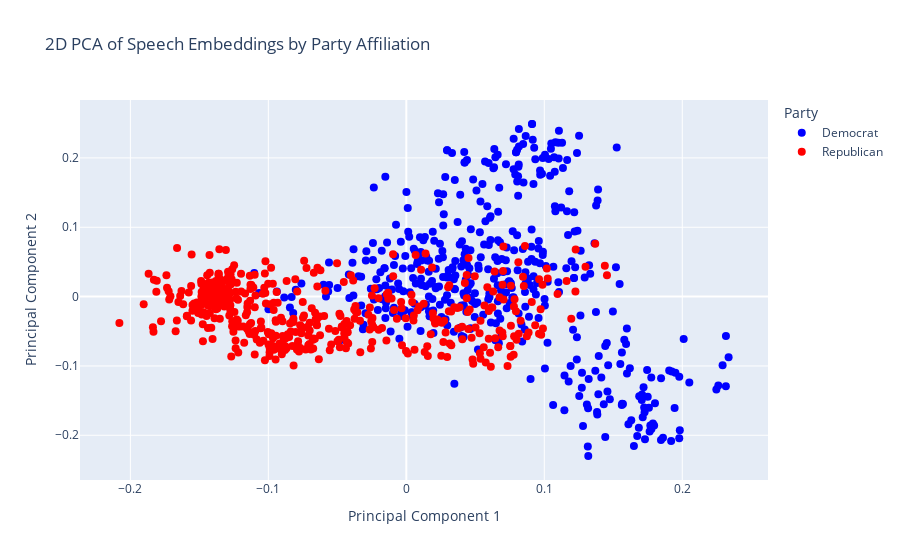

Notebook code for this chart:
### Markdown cell above
Let's visualize PCA in 2-D and in 3-D

### Code cell
visualize_pca(3, 2, df)

### Figure 1 — Plotly figure (JSON) as saved in the notebook; plotly's stock layout.template omitted (floating-point values rounded to 4 significant figures; data arrays with more than 128 entries replaced by an {"elided": "..."} marker saying what was removed)
{"data": [{"customdata": {"elided": "451x3 str values"}, "hovertemplate": "Party=Democrat<br>Principal Component 1=%{x}<br>Principal Component 2=%{y}<br>Speaker=%{customdata[0]}<br>Date=%{customdata[1]}<br>Organization=%{customdata[2]}<extra></extra>", "legendgroup": "Democrat", "marker": {"color": "blue", "size": 8, "symbol": "circle"}, "mode": "markers", "name": "Democrat", "orientation": "v", "showlegend": true, "type": "scatter", "x": {"elided": "451 float values"}, "xaxis": "x", "y": {"elided": "451 float values"}, "yaxis": "y"}, {"customdata": {"elided": "469x3 str values"}, "hovertemplate": "Party=Republican<br>Principal Component 1=%{x}<br>Principal Component 2=%{y}<br>Speaker=%{customdata[0]}<br>Date=%{customdata[1]}<br>Organization=%{customdata[2]}<extra></extra>", "legendgroup": "Republican", "marker": {"color": "red", "size": 8, "symbol": "circle"}, "mode": "markers", "name": "Republican", "orientation": "v", "showlegend": true, "type": "scatter", "x": {"elided": "469 float values"}, "xaxis": "x", "y": {"elided": "469 float values"}, "yaxis": "y"}], "layout": {"legend": {"title": {"text": "Party"}, "tracegroupgap": 0}, "title": {"text": "2D PCA of Speech Embeddings by Party Affiliation"}, "xaxis": {"anchor": "y", "domain": [0, 1], "title": {"text": "Principal Component 1"}}, "yaxis": {"anchor": "x", "domain": [0, 1], "title": {"text": "Principal Component 2"}}}}
